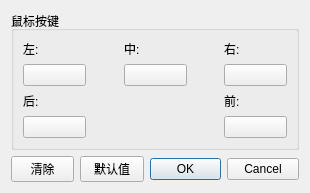
<?xml version="1.0" encoding="UTF-8"?>
<ui version="4.0">
 <class>ConfigureMouseAdvanced</class>
 <widget class="QDialog" name="ConfigureMouseAdvanced">
  <property name="geometry">
   <rect>
    <x>0</x>
    <y>0</y>
    <width>310</width>
    <height>193</height>
   </rect>
  </property>
  <property name="windowTitle">
   <string>设置鼠标</string>
  </property>
  <property name="styleSheet">
   <string notr="true">QPushButton {
  min-width: 55px;
}</string>
  </property>
  <layout class="QVBoxLayout" name="verticalLayout">
   <item>
    <widget class="QGroupBox" name="gridGroupBox">
     <property name="title">
      <string>鼠标按键</string>
     </property>
     <layout class="QGridLayout" name="gridLayout">
      <item row="3" column="5">
       <layout class="QVBoxLayout" name="verticalLayout_6">
        <item>
         <layout class="QHBoxLayout" name="horizontalLayout_5">
          <item>
           <widget class="QLabel" name="label_5">
            <property name="text">
             <string>前:</string>
            </property>
           </widget>
          </item>
         </layout>
        </item>
        <item>
         <widget class="QPushButton" name="forward_button">
          <property name="minimumSize">
           <size>
            <width>57</width>
            <height>0</height>
           </size>
          </property>
          <property name="maximumSize">
           <size>
            <width>16777215</width>
            <height>16777215</height>
           </size>
          </property>
          <property name="text">
           <string/>
          </property>
         </widget>
        </item>
       </layout>
      </item>
      <item row="3" column="1">
       <layout class="QVBoxLayout" name="verticalLayout_5">
        <item>
         <layout class="QHBoxLayout" name="horizontalLayout_4">
          <item>
           <widget class="QLabel" name="label_4">
            <property name="minimumSize">
             <size>
              <width>54</width>
              <height>0</height>
             </size>
            </property>
            <property name="text">
             <string>后:</string>
            </property>
           </widget>
          </item>
         </layout>
        </item>
        <item>
         <widget class="QPushButton" name="back_button">
          <property name="minimumSize">
           <size>
            <width>57</width>
            <height>0</height>
           </size>
          </property>
          <property name="text">
           <string/>
          </property>
         </widget>
        </item>
       </layout>
      </item>
      <item row="0" column="1">
       <layout class="QVBoxLayout" name="verticalLayout_2">
        <item>
         <layout class="QHBoxLayout" name="horizontalLayout">
          <item>
           <widget class="QLabel" name="label">
            <property name="text">
             <string>左:</string>
            </property>
           </widget>
          </item>
         </layout>
        </item>
        <item>
         <widget class="QPushButton" name="left_button">
          <property name="minimumSize">
           <size>
            <width>57</width>
            <height>0</height>
           </size>
          </property>
          <property name="text">
           <string/>
          </property>
         </widget>
        </item>
       </layout>
      </item>
      <item row="0" column="3">
       <layout class="QVBoxLayout" name="verticalLayout_3">
        <item>
         <layout class="QHBoxLayout" name="horizontalLayout_2">
          <item>
           <widget class="QLabel" name="label_2">
            <property name="text">
             <string>中:</string>
            </property>
           </widget>
          </item>
         </layout>
        </item>
        <item>
         <widget class="QPushButton" name="middle_button">
          <property name="minimumSize">
           <size>
            <width>57</width>
            <height>0</height>
           </size>
          </property>
          <property name="maximumSize">
           <size>
            <width>16777215</width>
            <height>16777215</height>
           </size>
          </property>
          <property name="text">
           <string/>
          </property>
         </widget>
        </item>
       </layout>
      </item>
      <item row="0" column="6">
       <spacer name="horizontalSpacer_2">
        <property name="orientation">
         <enum>Qt::Horizontal</enum>
        </property>
        <property name="sizeType">
         <enum>QSizePolicy::Fixed</enum>
        </property>
        <property name="sizeHint" stdset="0">
         <size>
          <width>0</width>
          <height>20</height>
         </size>
        </property>
       </spacer>
      </item>
      <item row="0" column="0">
       <spacer name="horizontalSpacer">
        <property name="orientation">
         <enum>Qt::Horizontal</enum>
        </property>
        <property name="sizeType">
         <enum>QSizePolicy::Fixed</enum>
        </property>
        <property name="sizeHint" stdset="0">
         <size>
          <width>0</width>
          <height>20</height>
         </size>
        </property>
       </spacer>
      </item>
      <item row="0" column="5">
       <layout class="QVBoxLayout" name="verticalLayout_4">
        <item>
         <layout class="QHBoxLayout" name="horizontalLayout_3">
          <item>
           <widget class="QLabel" name="label_3">
            <property name="text">
             <string>右:</string>
            </property>
           </widget>
          </item>
         </layout>
        </item>
        <item>
         <widget class="QPushButton" name="right_button">
          <property name="minimumSize">
           <size>
            <width>57</width>
            <height>0</height>
           </size>
          </property>
          <property name="maximumSize">
           <size>
            <width>16777215</width>
            <height>16777215</height>
           </size>
          </property>
          <property name="text">
           <string/>
          </property>
         </widget>
        </item>
       </layout>
      </item>
      <item row="0" column="2">
       <spacer name="horizontalSpacer_4">
        <property name="orientation">
         <enum>Qt::Horizontal</enum>
        </property>
        <property name="sizeHint" stdset="0">
         <size>
          <width>0</width>
          <height>20</height>
         </size>
        </property>
       </spacer>
      </item>
      <item row="0" column="4">
       <spacer name="horizontalSpacer_5">
        <property name="orientation">
         <enum>Qt::Horizontal</enum>
        </property>
        <property name="sizeHint" stdset="0">
         <size>
          <width>0</width>
          <height>20</height>
         </size>
        </property>
       </spacer>
      </item>
     </layout>
    </widget>
   </item>
   <item>
    <layout class="QHBoxLayout" name="horizontalLayout_6">
     <item>
      <widget class="QPushButton" name="buttonClearAll">
       <property name="minimumSize">
        <size>
         <width>57</width>
         <height>0</height>
        </size>
       </property>
       <property name="maximumSize">
        <size>
         <width>16777215</width>
         <height>16777215</height>
        </size>
       </property>
       <property name="text">
        <string>清除</string>
       </property>
      </widget>
     </item>
     <item>
      <widget class="QPushButton" name="buttonRestoreDefaults">
       <property name="minimumSize">
        <size>
         <width>57</width>
         <height>0</height>
        </size>
       </property>
       <property name="maximumSize">
        <size>
         <width>16777215</width>
         <height>16777215</height>
        </size>
       </property>
       <property name="text">
        <string>默认值</string>
       </property>
      </widget>
     </item>
     <item>
      <spacer name="horizontalSpacer_3">
       <property name="orientation">
        <enum>Qt::Horizontal</enum>
       </property>
       <property name="sizeHint" stdset="0">
        <size>
         <width>0</width>
         <height>20</height>
        </size>
       </property>
      </spacer>
     </item>
     <item>
      <widget class="QDialogButtonBox" name="buttonBox">
       <property name="styleSheet">
        <string notr="true"/>
       </property>
       <property name="standardButtons">
        <set>QDialogButtonBox::Cancel|QDialogButtonBox::Ok</set>
       </property>
      </widget>
     </item>
    </layout>
   </item>
  </layout>
 </widget>
 <resources/>
 <connections>
  <connection>
   <sender>buttonBox</sender>
   <signal>accepted()</signal>
   <receiver>ConfigureMouseAdvanced</receiver>
   <slot>accept()</slot>
   <hints>
    <hint type="sourcelabel">
     <x>124</x>
     <y>266</y>
    </hint>
    <hint type="destinationlabel">
     <x>124</x>
     <y>143</y>
    </hint>
   </hints>
  </connection>
  <connection>
   <sender>buttonBox</sender>
   <signal>rejected()</signal>
   <receiver>ConfigureMouseAdvanced</receiver>
   <slot>reject()</slot>
   <hints>
    <hint type="sourcelabel">
     <x>124</x>
     <y>266</y>
    </hint>
    <hint type="destinationlabel">
     <x>124</x>
     <y>143</y>
    </hint>
   </hints>
  </connection>
 </connections>
</ui>
